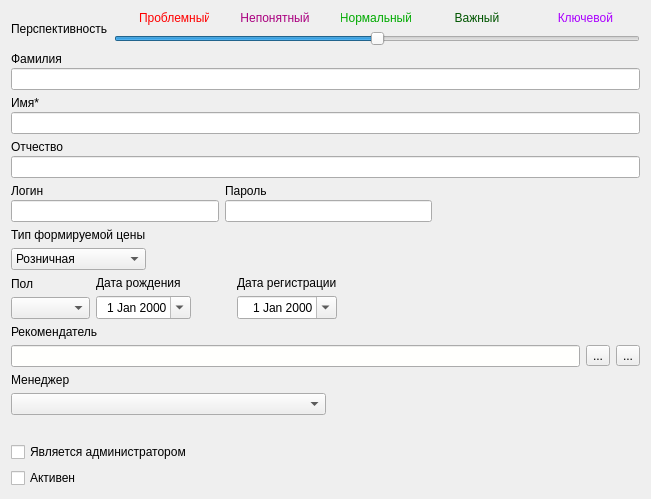
     <widget class="QWidget" name="page">
      <layout class="QVBoxLayout" name="verticalLayout_14">
       <item>
        <layout class="QHBoxLayout" name="horizontalLayout_7">
         <item>
          <widget class="QLabel" name="label_9">
           <property name="text">
            <string>Перспективность</string>
           </property>
          </widget>
         </item>
         <item>
          <layout class="QVBoxLayout" name="verticalLayout_13">
           <item>
            <layout class="QHBoxLayout" name="horizontalLayout_6">
             <item>
              <widget class="QLabel" name="label_13">
               <property name="minimumSize">
                <size>
                 <width>70</width>
                 <height>0</height>
                </size>
               </property>
               <property name="maximumSize">
                <size>
                 <width>70</width>
                 <height>16777215</height>
                </size>
               </property>
               <property name="palette">
                <palette>
                 <active>
                  <colorrole role="WindowText">
                   <brush brushstyle="SolidPattern">
                    <color alpha="255">
                     <red>255</red>
                     <green>0</green>
                     <blue>0</blue>
                    </color>
                   </brush>
                  </colorrole>
                 </active>
                 <inactive>
                  <colorrole role="WindowText">
                   <brush brushstyle="SolidPattern">
                    <color alpha="255">
                     <red>255</red>
                     <green>0</green>
                     <blue>0</blue>
                    </color>
                   </brush>
                  </colorrole>
                 </inactive>
                 <disabled>
                  <colorrole role="WindowText">
                   <brush brushstyle="SolidPattern">
                    <color alpha="255">
                     <red>120</red>
                     <green>120</green>
                     <blue>120</blue>
                    </color>
                   </brush>
                  </colorrole>
                 </disabled>
                </palette>
               </property>
               <property name="text">
                <string>Проблемный</string>
               </property>
              </widget>
             </item>
             <item>
              <widget class="QLabel" name="label_14">
               <property name="minimumSize">
                <size>
                 <width>70</width>
                 <height>0</height>
                </size>
               </property>
               <property name="maximumSize">
                <size>
                 <width>70</width>
                 <height>16777215</height>
                </size>
               </property>
               <property name="palette">
                <palette>
                 <active>
                  <colorrole role="WindowText">
                   <brush brushstyle="SolidPattern">
                    <color alpha="255">
                     <red>170</red>
                     <green>0</green>
                     <blue>127</blue>
                    </color>
                   </brush>
                  </colorrole>
                 </active>
                 <inactive>
                  <colorrole role="WindowText">
                   <brush brushstyle="SolidPattern">
                    <color alpha="255">
                     <red>170</red>
                     <green>0</green>
                     <blue>127</blue>
                    </color>
                   </brush>
                  </colorrole>
                 </inactive>
                 <disabled>
                  <colorrole role="WindowText">
                   <brush brushstyle="SolidPattern">
                    <color alpha="255">
                     <red>120</red>
                     <green>120</green>
                     <blue>120</blue>
                    </color>
                   </brush>
                  </colorrole>
                 </disabled>
                </palette>
               </property>
               <property name="text">
                <string>Непонятный</string>
               </property>
               <property name="alignment">
                <set>Qt::AlignCenter</set>
               </property>
              </widget>
             </item>
             <item>
              <widget class="QLabel" name="label_15">
               <property name="minimumSize">
                <size>
                 <width>70</width>
                 <height>0</height>
                </size>
               </property>
               <property name="maximumSize">
                <size>
                 <width>70</width>
                 <height>16777215</height>
                </size>
               </property>
               <property name="palette">
                <palette>
                 <active>
                  <colorrole role="WindowText">
                   <brush brushstyle="SolidPattern">
                    <color alpha="255">
                     <red>0</red>
                     <green>170</green>
                     <blue>0</blue>
                    </color>
                   </brush>
                  </colorrole>
                 </active>
                 <inactive>
                  <colorrole role="WindowText">
                   <brush brushstyle="SolidPattern">
                    <color alpha="255">
                     <red>0</red>
                     <green>170</green>
                     <blue>0</blue>
                    </color>
                   </brush>
                  </colorrole>
                 </inactive>
                 <disabled>
                  <colorrole role="WindowText">
                   <brush brushstyle="SolidPattern">
                    <color alpha="255">
                     <red>120</red>
                     <green>120</green>
                     <blue>120</blue>
                    </color>
                   </brush>
                  </colorrole>
                 </disabled>
                </palette>
               </property>
               <property name="text">
                <string>Нормальный</string>
               </property>
               <property name="alignment">
                <set>Qt::AlignCenter</set>
               </property>
              </widget>
             </item>
             <item>
              <widget class="QLabel" name="label_22">
               <property name="minimumSize">
                <size>
                 <width>70</width>
                 <height>0</height>
                </size>
               </property>
               <property name="maximumSize">
                <size>
                 <width>70</width>
                 <height>16777215</height>
                </size>
               </property>
               <property name="palette">
                <palette>
                 <active>
                  <colorrole role="WindowText">
                   <brush brushstyle="SolidPattern">
                    <color alpha="255">
                     <red>0</red>
                     <green>85</green>
                     <blue>0</blue>
                    </color>
                   </brush>
                  </colorrole>
                 </active>
                 <inactive>
                  <colorrole role="WindowText">
                   <brush brushstyle="SolidPattern">
                    <color alpha="255">
                     <red>0</red>
                     <green>85</green>
                     <blue>0</blue>
                    </color>
                   </brush>
                  </colorrole>
                 </inactive>
                 <disabled>
                  <colorrole role="WindowText">
                   <brush brushstyle="SolidPattern">
                    <color alpha="255">
                     <red>120</red>
                     <green>120</green>
                     <blue>120</blue>
                    </color>
                   </brush>
                  </colorrole>
                 </disabled>
                </palette>
               </property>
               <property name="text">
                <string>Важный</string>
               </property>
               <property name="alignment">
                <set>Qt::AlignCenter</set>
               </property>
              </widget>
             </item>
             <item>
              <widget class="QLabel" name="label_23">
               <property name="minimumSize">
                <size>
                 <width>70</width>
                 <height>0</height>
                </size>
               </property>
               <property name="maximumSize">
                <size>
                 <width>70</width>
                 <height>16777215</height>
                </size>
               </property>
               <property name="palette">
                <palette>
                 <active>
                  <colorrole role="WindowText">
                   <brush brushstyle="SolidPattern">
                    <color alpha="255">
                     <red>170</red>
                     <green>0</green>
                     <blue>255</blue>
                    </color>
                   </brush>
                  </colorrole>
                 </active>
                 <inactive>
                  <colorrole role="WindowText">
                   <brush brushstyle="SolidPattern">
                    <color alpha="255">
                     <red>170</red>
                     <green>0</green>
                     <blue>255</blue>
                    </color>
                   </brush>
                  </colorrole>
                 </inactive>
                 <disabled>
                  <colorrole role="WindowText">
                   <brush brushstyle="SolidPattern">
                    <color alpha="255">
                     <red>120</red>
                     <green>120</green>
                     <blue>120</blue>
                    </color>
                   </brush>
                  </colorrole>
                 </disabled>
                </palette>
               </property>
               <property name="text">
                <string>Ключевой</string>
               </property>
               <property name="alignment">
                <set>Qt::AlignRight|Qt::AlignTrailing|Qt::AlignVCenter</set>
               </property>
              </widget>
             </item>
            </layout>
           </item>
           <item>
            <widget class="QSlider" name="horizontalSliderLoyalty">
             <property name="minimum">
              <number>1</number>
             </property>
             <property name="maximum">
              <number>5</number>
             </property>
             <property name="pageStep">
              <number>5</number>
             </property>
             <property name="value">
              <number>3</number>
             </property>
             <property name="orientation">
              <enum>Qt::Horizontal</enum>
             </property>
             <property name="invertedAppearance">
              <bool>false</bool>
             </property>
             <property name="invertedControls">
              <bool>false</bool>
             </property>
            </widget>
           </item>
          </layout>
         </item>
        </layout>
       </item>
       <item>
        <layout class="QVBoxLayout" name="verticalLayout_4">
         <property name="spacing">
          <number>2</number>
         </property>
         <item>
          <widget class="QLabel" name="label">
           <property name="text">
            <string>Фамилия</string>
           </property>
          </widget>
         </item>
         <item>
          <widget class="QLineEdit" name="lineEditLastName">
           <property name="font">
            <font>
             <pointsize>9</pointsize>
            </font>
           </property>
           <property name="whatsThis">
            <string>Фамилия контакта (пример: &quot;Иванов&quot;)</string>
           </property>
           <property name="maxLength">
            <number>125</number>
           </property>
          </widget>
         </item>
        </layout>
       </item>
       <item>
        <layout class="QVBoxLayout" name="verticalLayout_5">
         <property name="spacing">
          <number>2</number>
         </property>
         <item>
          <widget class="QLabel" name="label_2">
           <property name="text">
            <string>Имя*</string>
           </property>
          </widget>
         </item>
         <item>
          <widget class="QLineEdit" name="lineEditFirstName">
           <property name="font">
            <font>
             <pointsize>9</pointsize>
            </font>
           </property>
           <property name="maxLength">
            <number>125</number>
           </property>
          </widget>
         </item>
        </layout>
       </item>
       <item>
        <layout class="QVBoxLayout" name="verticalLayout_6">
         <property name="spacing">
          <number>2</number>
         </property>
         <item>
          <widget class="QLabel" name="label_3">
           <property name="text">
            <string>Отчество</string>
           </property>
          </widget>
         </item>
         <item>
          <widget class="QLineEdit" name="lineEditSecondName">
           <property name="font">
            <font>
             <pointsize>9</pointsize>
            </font>
           </property>
           <property name="maxLength">
            <number>125</number>
           </property>
          </widget>
         </item>
        </layout>
       </item>
       <item>
        <layout class="QHBoxLayout" name="horizontalLayout_4">
         <item>
          <layout class="QVBoxLayout" name="verticalLayout_11">
           <property name="spacing">
            <number>2</number>
           </property>
           <item>
            <widget class="QLabel" name="labelLogin">
             <property name="text">
              <string>Логин</string>
             </property>
            </widget>
           </item>
           <item>
            <widget class="QLineEdit" name="lineEditLogin">
             <property name="maxLength">
              <number>125</number>
             </property>
            </widget>
           </item>
          </layout>
         </item>
         <item>
          <layout class="QVBoxLayout" name="verticalLayout_12">
           <property name="spacing">
            <number>2</number>
           </property>
           <item>
            <widget class="QLabel" name="labelPassword">
             <property name="text">
              <string>Пароль</string>
             </property>
            </widget>
           </item>
           <item>
            <widget class="QLineEdit" name="lineEditPassword">
             <property name="text">
              <string/>
             </property>
             <property name="maxLength">
              <number>40</number>
             </property>
             <property name="echoMode">
              <enum>QLineEdit::Password</enum>
             </property>
            </widget>
           </item>
          </layout>
         </item>
         <item>
          <spacer name="horizontalSpacer_6">
           <property name="orientation">
            <enum>Qt::Horizontal</enum>
           </property>
           <property name="sizeHint" stdset="0">
            <size>
             <width>40</width>
             <height>20</height>
            </size>
           </property>
          </spacer>
         </item>
        </layout>
       </item>
       <item>
        <layout class="QHBoxLayout" name="horizontalLayout_3">
         <item>
          <layout class="QVBoxLayout" name="verticalLayout_15">
           <item>
            <widget class="QLabel" name="label_12">
             <property name="text">
              <string>Тип формируемой цены</string>
             </property>
            </widget>
           </item>
           <item>
            <widget class="QComboBox" name="comboBoxPriceType">
             <property name="currentText">
              <string>Розничная</string>
             </property>
             <property name="currentIndex">
              <number>0</number>
             </property>
             <item>
              <property name="text">
               <string>Розничная</string>
              </property>
             </item>
             <item>
              <property name="text">
               <string>Мелкооптовая</string>
              </property>
             </item>
             <item>
              <property name="text">
               <string>Оптовая</string>
              </property>
             </item>
            </widget>
           </item>
          </layout>
         </item>
         <item>
          <spacer name="horizontalSpacer_3">
           <property name="orientation">
            <enum>Qt::Horizontal</enum>
           </property>
           <property name="sizeHint" stdset="0">
            <size>
             <width>148</width>
             <height>20</height>
            </size>
           </property>
          </spacer>
         </item>
        </layout>
       </item>
       <item>
        <layout class="QHBoxLayout" name="horizontalLayout_2">
         <item>
          <layout class="QVBoxLayout" name="verticalLayout_7">
           <item>
            <widget class="QLabel" name="label_4">
             <property name="text">
              <string>Пол</string>
             </property>
            </widget>
           </item>
           <item>
            <widget class="QComboBox" name="comboBox">
             <property name="currentText">
              <string/>
             </property>
             <property name="currentIndex">
              <number>-1</number>
             </property>
             <item>
              <property name="text">
               <string>Мужской</string>
              </property>
             </item>
             <item>
              <property name="text">
               <string>Женский</string>
              </property>
             </item>
            </widget>
           </item>
          </layout>
         </item>
         <item>
          <layout class="QVBoxLayout" name="verticalLayout_8">
           <item>
            <widget class="QLabel" name="label_5">
             <property name="text">
              <string>Дата рождения</string>
             </property>
            </widget>
           </item>
           <item>
            <widget class="QDateEdit" name="dateEditBirthDate">
             <property name="alignment">
              <set>Qt::AlignRight|Qt::AlignTrailing|Qt::AlignVCenter</set>
             </property>
             <property name="calendarPopup">
              <bool>true</bool>
             </property>
            </widget>
           </item>
          </layout>
         </item>
         <item>
          <spacer name="horizontalSpacer_8">
           <property name="orientation">
            <enum>Qt::Horizontal</enum>
           </property>
           <property name="sizeHint" stdset="0">
            <size>
             <width>40</width>
             <height>20</height>
            </size>
           </property>
          </spacer>
         </item>
         <item>
          <layout class="QVBoxLayout" name="verticalLayout_10">
           <item>
            <widget class="QLabel" name="label_10">
             <property name="text">
              <string>Дата регистрации</string>
             </property>
            </widget>
           </item>
           <item>
            <widget class="QDateEdit" name="dateEditRegDate">
             <property name="sizePolicy">
              <sizepolicy hsizetype="Minimum" vsizetype="Minimum">
               <horstretch>0</horstretch>
               <verstretch>0</verstretch>
              </sizepolicy>
             </property>
             <property name="maximumSize">
              <size>
               <width>16777215</width>
               <height>16777215</height>
              </size>
             </property>
             <property name="alignment">
              <set>Qt::AlignRight|Qt::AlignTrailing|Qt::AlignVCenter</set>
             </property>
             <property name="calendarPopup">
              <bool>true</bool>
             </property>
            </widget>
           </item>
          </layout>
         </item>
         <item>
          <spacer name="horizontalSpacer">
           <property name="orientation">
            <enum>Qt::Horizontal</enum>
           </property>
           <property name="sizeHint" stdset="0">
            <size>
             <width>303</width>
             <height>20</height>
            </size>
           </property>
          </spacer>
         </item>
        </layout>
       </item>
       <item>
        <layout class="QGridLayout" name="gridLayout_6">
         <item row="0" column="0">
          <widget class="QLabel" name="label_11">
           <property name="text">
            <string>Рекомендатель</string>
           </property>
          </widget>
         </item>
         <item row="2" column="0">
          <widget class="QLineEdit" name="lineEditRefer">
           <property name="palette">
            <palette>
             <active>
              <colorrole role="Base">
               <brush brushstyle="SolidPattern">
                <color alpha="255">
                 <red>255</red>
                 <green>255</green>
                 <blue>253</blue>
                </color>
               </brush>
              </colorrole>
             </active>
             <inactive>
              <colorrole role="Base">
               <brush brushstyle="SolidPattern">
                <color alpha="255">
                 <red>255</red>
                 <green>255</green>
                 <blue>253</blue>
                </color>
               </brush>
              </colorrole>
             </inactive>
             <disabled>
              <colorrole role="Base">
               <brush brushstyle="SolidPattern">
                <color alpha="255">
                 <red>68</red>
                 <green>68</green>
                 <blue>68</blue>
                </color>
               </brush>
              </colorrole>
             </disabled>
            </palette>
           </property>
           <property name="font">
            <font>
             <pointsize>9</pointsize>
            </font>
           </property>
           <property name="maxLength">
            <number>125</number>
           </property>
           <property name="readOnly">
            <bool>true</bool>
           </property>
          </widget>
         </item>
         <item row="2" column="1">
          <widget class="QToolButton" name="toolButtonSelectRefer">
           <property name="toolTip">
            <string>Выбрать реферальный контакт из справочника</string>
           </property>
           <property name="text">
            <string>...</string>
           </property>
          </widget>
         </item>
         <item row="2" column="2">
          <widget class="QToolButton" name="toolButtonDeleteRefer">
           <property name="toolTip">
            <string>Удалить реферальный контакт</string>
           </property>
           <property name="text">
            <string>...</string>
           </property>
           <property name="icon">
            <iconset resource="../res.qrc">
             <normaloff>:/16/icons/16x16/Delete.png</normaloff>:/16/icons/16x16/Delete.png</iconset>
           </property>
          </widget>
         </item>
        </layout>
       </item>
       <item>
        <layout class="QHBoxLayout" name="horizontalLayout_9">
         <item>
          <layout class="QVBoxLayout" name="verticalLayout_17">
           <item>
            <widget class="QLabel" name="labelManager">
             <property name="text">
              <string>Менеджер</string>
             </property>
            </widget>
           </item>
           <item>
            <widget class="QComboBox" name="comboBoxManagers">
             <property name="sizePolicy">
              <sizepolicy hsizetype="Expanding" vsizetype="Fixed">
               <horstretch>0</horstretch>
               <verstretch>0</verstretch>
              </sizepolicy>
             </property>
             <property name="maximumSize">
              <size>
               <width>16777215</width>
               <height>16777215</height>
              </size>
             </property>
             <property name="currentText">
              <string/>
             </property>
             <property name="currentIndex">
              <number>-1</number>
             </property>
            </widget>
           </item>
          </layout>
         </item>
         <item>
          <spacer name="horizontalSpacer_9">
           <property name="orientation">
            <enum>Qt::Horizontal</enum>
           </property>
           <property name="sizeHint" stdset="0">
            <size>
             <width>40</width>
             <height>20</height>
            </size>
           </property>
          </spacer>
         </item>
        </layout>
       </item>
       <item>
        <spacer name="verticalSpacer_4">
         <property name="orientation">
          <enum>Qt::Vertical</enum>
         </property>
         <property name="sizeHint" stdset="0">
          <size>
           <width>403</width>
           <height>21</height>
          </size>
         </property>
        </spacer>
       </item>
       <item>
        <widget class="QCheckBox" name="checkBoxIsAdmin">
         <property name="text">
          <string>Является администратором</string>
         </property>
        </widget>
       </item>
       <item>
        <widget class="QCheckBox" name="checkBoxIsActive">
         <property name="text">
          <string>Активен</string>
         </property>
        </widget>
       </item>
      </layout>
     </widget>
